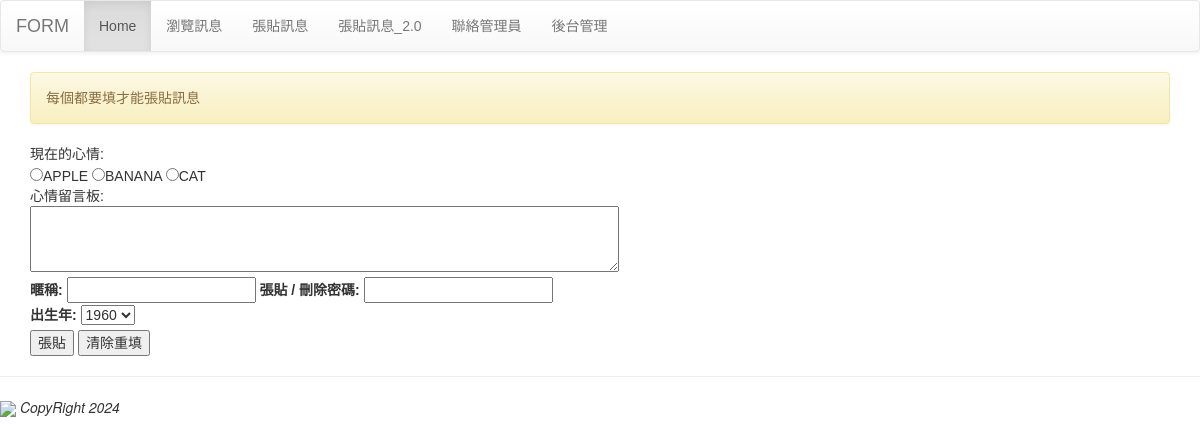
Page /post/ on the committed database.
### _myform/models.py (models this page shows, shortened)
class Mood (models.Model):
    status = models.CharField(max_length = 10, null = False)

### _myform/views.py (the view)
# urls.py: path("post/", posting),
def posting (request):
    moods = Mood.objects.all()
    years: range = range(1960, 2025)
    try:
        user_id = request.GET['user_id']
        user_pass = request.GET['user_pass']
        user_post = request.GET['user_post']
        user_mood = request.GET['mood']
        user_birth = request.GET['birth'];
    except:
        user_id = None
        message = '每個都要填才能張貼訊息'
    if (user_id != None):
        mood = Mood.objects.get(status = user_mood)
        post = Post.objects.create(mood = mood, nickname = user_id, message = user_post, del_pass = user_pass)
        post.save()
        message = '成功張貼訊息'
    return render(request, 'posting.html', locals())

### templates/posting.html (shortened to what this page needs)
{% extends "base.html" %}
{% block content %}
<div class="container">
    {% if message %}
        <div class="alert alert-warning"> {{ message }} </div>
    {% endif %}
    <form name = "my form" action = '/' method="GET">
        現在的心情: <br>
        {% for m in moods %}
            <input type="radio" name="mood" value = "{{ m.status }}">{{ m.status }}
        {% endfor %}
        <br>
        心情留言板: <br>
        <textarea name = 'user_post' rows = 3 cols = 70></textarea><br>
        <label for="user_id"> 暱稱: </label>
        <input type = 'text' name = 'user_id' id = 'user_id'>
        <label for="user_pass"> 張貼 / 刪除密碼: </label>
        <input id = 'user_pass' type="password" name="user_pass"><br>
        <label for='byear'>出生年: </label>
        <select name = 'user_birth'>
            {% for i in years %}
                <option value = "{{ i }}">{{ i }}</option>
            {% endfor %}
        </select><br>
        <input type="submit" value = '張貼'>
        <input type="reset" value="清除重填">
    </form>
</div>
{% endblock %}

### templates/base.html (style rules this page uses)
h1, h2, h3, h4, h5, p, div { font-family: Arial; }

### rows in the picture
Mood: status "APPLE"
Mood: status "BANANA"
Mood: status "CAT"

### other values in the picture
{{ message }} "每個都要填才能張貼訊息"
form field user_birth "1960"
